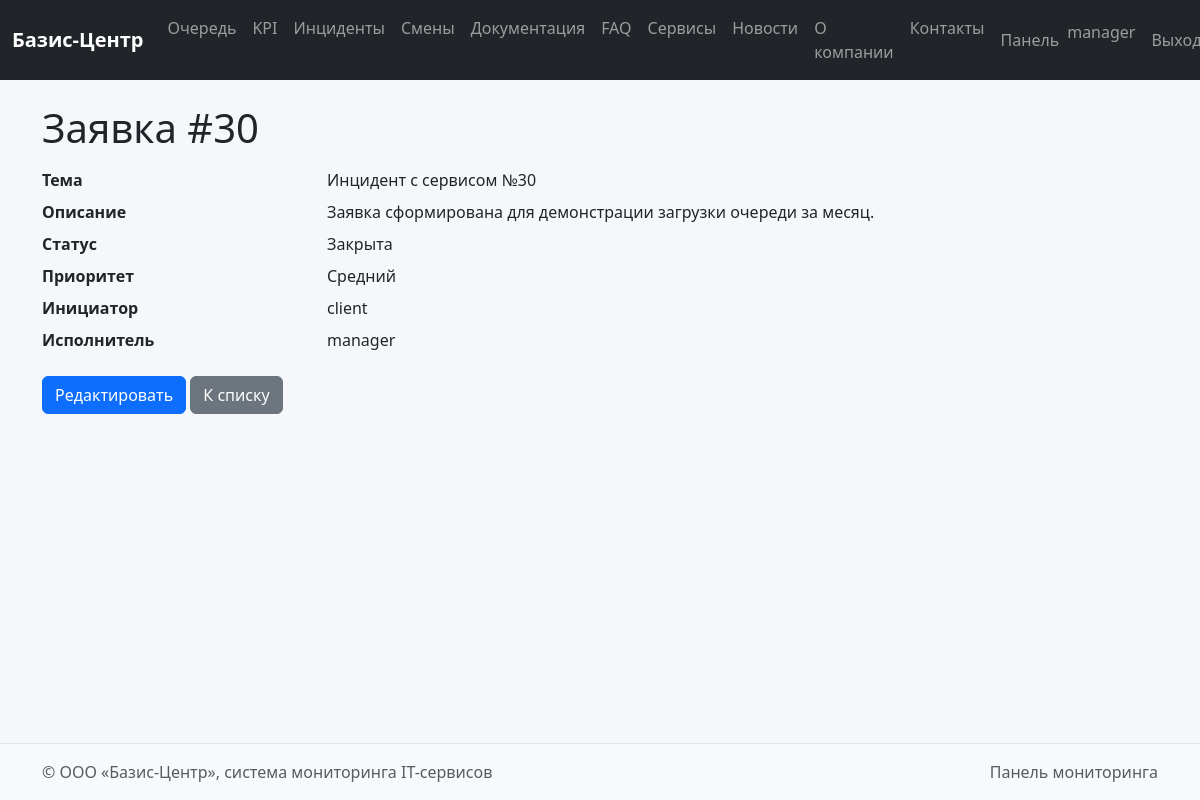
Page /dashboard/queue/30/ (signed in) on the committed database.
### dashboard/models.py (models this page shows, shortened)
class OrderQueue(models.Model):
    STATUS_CHOICES = [
        ('new', 'Новая'),
        ('in_progress', 'В работе'),
        ('done', 'Закрыта'),
    ]
    PRIORITY_CHOICES = [
        ('low', 'Низкий'),
        ('medium', 'Средний'),
        ('high', 'Высокий'),
    ]
    title = models.CharField(max_length=200)
    description = models.TextField()
    initiator = models.ForeignKey(User, on_delete=models.SET_NULL, null=True, related_name='initiated_orders')
    executor = models.ForeignKey(User, on_delete=models.SET_NULL, null=True, related_name='executed_orders', blank=True)
    status = models.CharField(max_length=20, choices=STATUS_CHOICES, default='new')
    priority = models.CharField(max_length=20, choices=PRIORITY_CHOICES, default='medium')
    created_at = models.DateTimeField(auto_now_add=True)
    sla_deadline = models.DateTimeField(null=True, blank=True)

### dashboard/views.py (the view)
# urls.py: path('queue/<int:pk>/', views.queue_detail, name='queue_detail'),
@login_required
def queue_detail(request, pk):
    ensure_sample_data()
    role = get_role(request.user)
    if role not in ['admin', 'manager', 'client']:
        return HttpResponseForbidden('Доступ запрещён.')
    order = get_object_or_404(OrderQueue, pk=pk)
    if role == 'client' and order.initiator != request.user:
        return HttpResponseForbidden('Доступ запрещён.')
    return render(request, 'dashboard/queue_detail.html', {'order': order})

### dashboard/views.py (called while the page is built, shortened)
def get_role(user):
    profile = getattr(user, 'profile', None)
    if profile:
        return profile.role
    if user.is_superuser:
        return 'admin'
    return 'client'

def ensure_sample_data():
    admin = User.objects.filter(username='admin').first()
    manager = User.objects.filter(username='manager').first()
    client = User.objects.filter(username='client').first()
    count_orders = OrderQueue.objects.count()
    count_inc = Incident.objects.count()
    count_shifts = Shift.objects.count()
    docs_dir = settings.MEDIA_ROOT / 'docs'
    os.makedirs(docs_dir, exist_ok=True)

### templates/dashboard/queue_detail.html (shortened to what this page needs)
{% extends 'base.html' %}
{% block content %}
<h1 class="mb-3">Заявка #{{ order.id }}</h1>
<dl class="row">
  <dt class="col-sm-3">Тема</dt><dd class="col-sm-9">{{ order.title }}</dd>
  <dt class="col-sm-3">Описание</dt><dd class="col-sm-9">{{ order.description }}</dd>
  <dt class="col-sm-3">Статус</dt><dd class="col-sm-9">{{ order.get_status_display }}</dd>
  <dt class="col-sm-3">Приоритет</dt><dd class="col-sm-9">{{ order.get_priority_display }}</dd>
  <dt class="col-sm-3">Инициатор</dt><dd class="col-sm-9">{{ order.initiator }}</dd>
  <dt class="col-sm-3">Исполнитель</dt><dd class="col-sm-9">{{ order.executor|default:"-" }}</dd>
</dl>
<a href="{% url 'dashboard:queue_edit' order.id %}" class="btn btn-primary">Редактировать</a>
<a href="{% url 'dashboard:queue_list' %}" class="btn btn-secondary">К списку</a>
{% endblock %}

### templates/base.html (shortened to what this page needs)
{% load static %}
<!doctype html>
<html lang="ru">
  <head>
    <link href="https://cdn.jsdelivr.net/npm/bootstrap@5.3.3/dist/css/bootstrap.min.css" rel="stylesheet">
    <link href="{% static 'css/style.css' %}" rel="stylesheet">
  </head>
  <body class="d-flex flex-column min-vh-100">
    <nav class="navbar navbar-expand-lg navbar-dark bg-dark mb-4">
      <div class="container-fluid">
        <a class="navbar-brand" href="{% url 'core:index' %}">Базис-Центр</a>
        <div class="collapse navbar-collapse" id="mainNav">
          <ul class="navbar-nav me-auto mb-2 mb-lg-0">
            <li class="nav-item"><a class="nav-link" href="{% url 'core:public_queue' %}">Очередь</a></li>
            <li class="nav-item"><a class="nav-link" href="{% url 'core:public_kpi' %}">KPI</a></li>
            <li class="nav-item"><a class="nav-link" href="{% url 'core:public_incidents' %}">Инциденты</a></li>
            <li class="nav-item"><a class="nav-link" href="{% url 'core:public_shifts' %}">Смены</a></li>
            <li class="nav-item"><a class="nav-link" href="{% url 'core:docs_public' %}">Документация</a></li>
            <li class="nav-item"><a class="nav-link" href="{% url 'core:faq' %}">FAQ</a></li>
            <li class="nav-item"><a class="nav-link" href="{% url 'core:services' %}">Сервисы</a></li>
            <li class="nav-item"><a class="nav-link" href="{% url 'core:news' %}">Новости</a></li>
            <li class="nav-item"><a class="nav-link" href="{% url 'core:about' %}">О компании</a></li>
            <li class="nav-item"><a class="nav-link" href="{% url 'core:contacts' %}">Контакты</a></li>
          </ul>
          <ul class="navbar-nav ms-auto">
            {% if user.is_authenticated %}
              <li class="nav-item"><a class="nav-link" href="{% url 'dashboard:home' %}">Панель</a></li>
              <li class="nav-item"><span class="navbar-text me-2">{{ user.username }}</span></li>
              <li class="nav-item"><a class="nav-link" href="{% url 'accounts:logout' %}">Выход</a></li>
            {% else %}
              <li class="nav-item"><a class="nav-link" href="{% url 'accounts:login' %}">Вход</a></li>
            {% endif %}
          </ul>
        </div>
      </div>
    </nav>
    <main class="container mb-5">
      {% block content %}{% endblock %}
    </main>
    <footer class="bg-light border-top py-3 mt-auto">
      <div class="container d-flex justify-content-between">
        <span class="text-muted">© ООО «Базис-Центр», система мониторинга IT-сервисов</span>
        <span class="text-muted">Панель мониторинга</span>
      </div>
    </footer>
  </body>
</html>

### static/css/style.css (style rules this page uses)
body { background-color:#f5f7fb; }
.navbar-brand { font-weight:600; }

### rows in the picture
OrderQueue: id "30", title "Инцидент с сервисом №30", description "Заявка сформирована для демонстрации загрузки очереди за месяц.", status "Закрыта", priority "Средний", initiator "client", executor "manager"

### other values in the picture
{{ user.username }} "manager"
